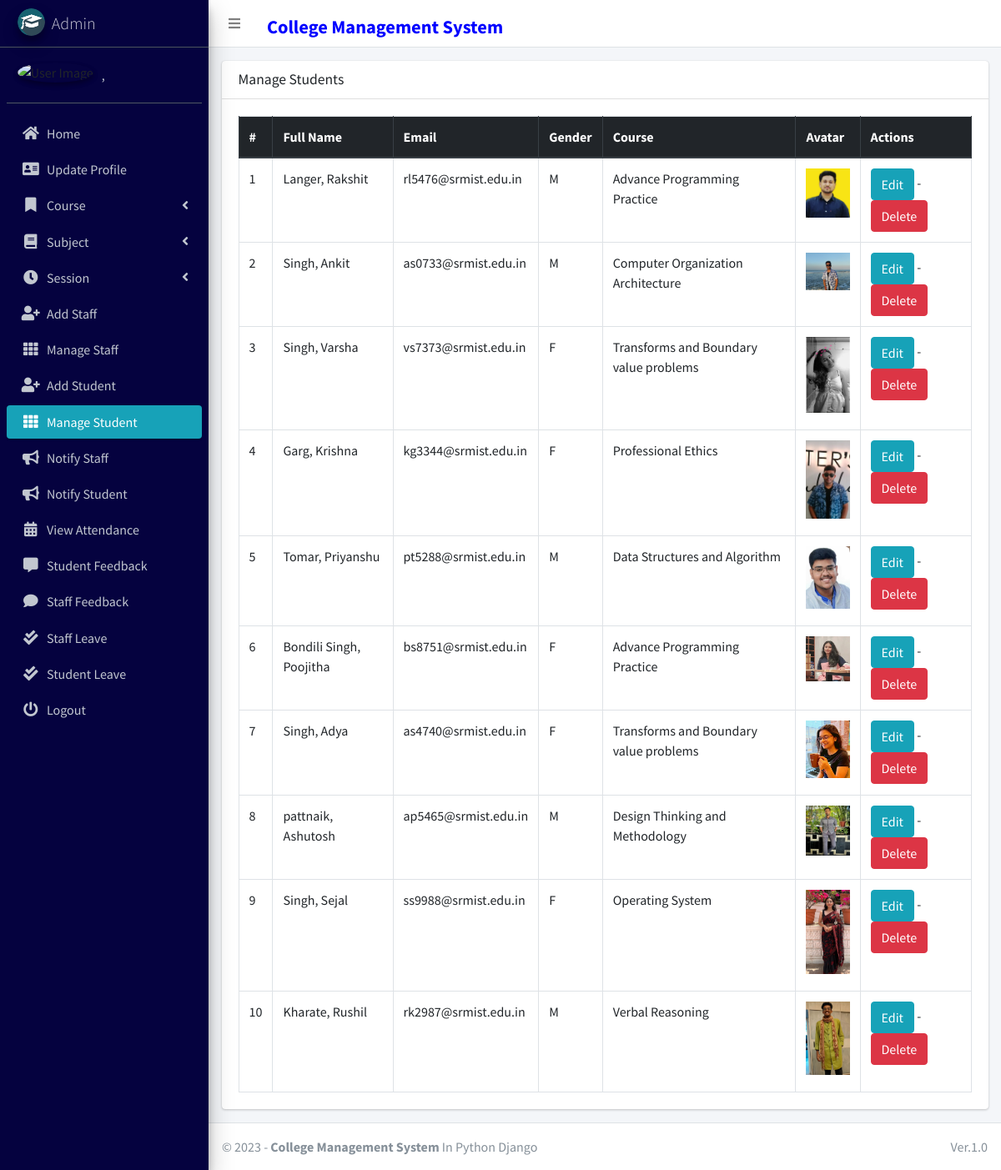
Page /student/manage/ (signed in) on the committed database.
### main_app/models.py (models this page shows, shortened)
class CustomUser(AbstractUser):
    USER_TYPE = ((1, "HOD"), (2, "Staff"), (3, "Student"))
    GENDER = [("M", "Male"), ("F", "Female")]
    username = None  # Removed username, using email instead
    email = models.EmailField(unique=True)
    user_type = models.CharField(default=1, choices=USER_TYPE, max_length=1)
    gender = models.CharField(max_length=1, choices=GENDER)
    profile_pic = models.ImageField()
    address = models.TextField()
    fcm_token = models.TextField(default="")  # For firebase notifications
    created_at = models.DateTimeField(auto_now_add=True)
    updated_at = models.DateTimeField(auto_now=True)
    USERNAME_FIELD = "email"
    REQUIRED_FIELDS = []
    objects = CustomUserManager()
    def __str__(self):
        return self.last_name + ", " + self.first_name

class Student(models.Model):
    admin = models.OneToOneField(CustomUser, on_delete=models.CASCADE)
    course = models.ForeignKey(Course, on_delete=models.DO_NOTHING, null=True, blank=False)
    session = models.ForeignKey(Session, on_delete=models.DO_NOTHING, null=True)

class Course(models.Model):
    name = models.CharField(max_length=120)
    created_at = models.DateTimeField(auto_now_add=True)
    updated_at = models.DateTimeField(auto_now=True)

### main_app/hod_views.py (the view)
# urls.py: path("student/manage/", hod_views.manage_student, name='manage_student'),
def manage_student(request):
    students = CustomUser.objects.filter(user_type=3)
    context = {
        'students': students,
        'page_title': 'Manage Students'
    }
    return render(request, "hod_template/manage_student.html", context)

### main_app/templates/hod_template/manage_student.html (shortened to what this page needs)
{% extends 'main_app/base.html' %}
{% load static %}
{% block content %}
<section class="content">
    <div class="container-fluid">
        <div class="row">
            <div class="col-md-12">
                <div class="card">
                    <div class="card-header">
                        <h3 class="card-title">{{page_title}}</h3>
                    </div>
                    <div class="card-body">
                        <table id="example2" class="table table-bordered table-hover">
                            <thead class="thead-dark">
                                <tr>
                                    <th>#</th>
                                    <th>Full Name</th>
                                    <th>Email</th>
                                    <th>Gender</th>
                                    <th>Course</th>
                                    <th>Avatar</th>
                                    <th>Actions</th>
                                </tr>
                            </thead>
                            <tbody>
                                {% for student in students %}
                                <tr>
                                    <td>{{ forloop.counter }}</td>
                                    <td>{{student.last_name}}, {{student.first_name}}</td>
                                    <td>{{student.email}}</td>
                                    <td>{{student.gender}}</td>
                                    <td>{{student.student.course.name}}</td>
                                    <td>
                                        {% if student.profile_pic == ""  %}
                                        No Image
                                        {% else %}
                                        <img class="img img-fluid mb-2" height="56" width="56"
                                            src="{{student.profile_pic}}" alt="">
                                        {% endif %}
                                    </td>
                                    <td><a href="{% url 'edit_student' student.student.id %}" class="btn btn-info">Edit</a> -
                                        <a href="{% url 'delete_student' student.student.id %}" class="btn btn-danger" onclick="return confirm('Are you sure about this ?')">Delete</a>
                                    </td>
                                </tr>
                                {% endfor %}
                            </tbody>
                        </table>
                    </div>
                </div>
            </div>
        </div>
    </div>
</section>
{% endblock content %}

### main_app/templates/main_app/sidebar_template.html (shortened to what this page needs)
{% load static %}
<aside class="main-sidebar sidebar-dark-info elevation-4">
    {% if request.user.user_type == '1' %}
    <a href="{% url 'admin_home' %}" class="brand-link">
        <img src="{% static 'dist/img/cmsl.png' %} " alt="AdminLTE Logo"
            class="brand-image img-circle elevation-3" >
        <span class="brand-text font-weight-light">Admin</span>
    </a>
    <div class="sidebar">
        <div class="user-panel mt-3 pb-3 mb-3 d-flex">
            <div class="image">
                <img src="{{ request.user.profile_pic}}" class="img-circle elevation-2" alt="User Image">
            </div>
            <div class="info">
                <a href="#" class="d-block">{{user}}</a>
            </div>
        </div>
        <nav class="mt-2">
            <ul class="nav nav-pills nav-sidebar flex-column" data-widget="treeview" role="menu" data-accordion="false">
                <li class="nav-item">
                    {% url 'admin_home' as admin_home %}
                    <a href="{{admin_home}}" class="nav-link {% if admin_home == request.path %} active {% endif %}">
                        <i class="nav-icon fas fa-home"></i>
                        <p>
                            Home
                        </p>
                    </a>
                </li>
                <li class="nav-item">
                    {% url 'admin_view_profile' as admin_view_profile %}
                    <a href="{{admin_view_profile}}"
                        class="nav-link {% if admin_view_profile == request.path %} active {% endif %}">
                        <i class="nav-icon fas fa-address-card"></i>
                        <p>
                            Update Profile
                        </p>
                    </a>
                </li>
                <li class="nav-item has-treeview">
                    <a href="#" class="nav-link">
                        <i class="nav-icon fas fa-bookmark"></i>
                        <p>
                            Course
                            <i class="fas fa-angle-left right"></i>
                        </p>
                    </a>
                </li>
                <li class="nav-item has-treeview">
                    <a href="#" class="nav-link">
                        <i class="nav-icon fas fa-book"></i>
                        <p>
                            Subject
                            <i class="fas fa-angle-left right"></i>
                        </p>
                    </a>
                </li>
                <li class="nav-item has-treeview">
                    <a href="#" class="nav-link">
                        <i class="nav-icon fas fa-clock"></i>
                        <p>
                            Session
                            <i class="fas fa-angle-left right"></i>
                        </p>
                    </a>
                </li>
                <li class="nav-item">
                    {% url 'add_staff' as add_staff %}
                    <a href="{{add_staff}}" class="nav-link {% if add_staff == request.path %} active {% endif %}">
                        <i class="nav-icon fas fa-user-plus"></i>
                        <p>
                            Add Staff
                        </p>
                    </a>
                </li>
                <li class="nav-item">
                    {% url 'manage_staff' as manage_staff %}
                    {% url 'edit_staff' staff_id as edit_staff %}
                    <a href="{{manage_staff}}"
                        class="nav-link {% if manage_staff == request.path or request.path == edit_staff %} active {% endif %}">
                        <i class="nav-icon fas fa-th"></i>
                        <p>
                            Manage Staff
                        </p>
                    </a>
                </li>
                <li class="nav-item">
                    {% url 'add_student' as add_student%}
                    <a href="{{add_student}}" class="nav-link  {% if add_student == request.path %} active {% endif %}">
                        <i class="nav-icon fas fa-user-plus"></i>
                        <p>
                            Add Student
                        </p>
                    </a>
                </li>
                <li class="nav-item">
                    {% url 'manage_student' as manage_student %}
                    {% url 'edit_student' student_id as edit_student %}
                    <a href="{{manage_student}}"
                        class="nav-link  {% if edit_student == request.path or manage_student == request.path %} active {% endif %}">
                        <i class="nav-icon fas fa-th"></i>
                        <p>
                            Manage Student
                        </p>
                    </a>
                </li>
                <li class="nav-item">
                    {% url 'admin_notify_staff' as admin_notify_staff %}
                    <a href="{{admin_notify_staff}}"
                        class="nav-link {% if admin_notify_staff == request.path %} active {% endif %}">
                        <i class="nav-icon fas fa-bullhorn"></i>
                        <p>
                            Notify Staff
                        </p>
                    </a>
                </li>
                <li class="nav-item">
                    {% url 'admin_notify_student' as admin_notify_student %}
                    <a href="{{admin_notify_student}}"
                        class="nav-link {% if admin_notify_student == request.path %} active {% endif %}">
                        <i class="nav-icon fas fa-bullhorn"></i>
                        <p>
                            Notify Student
                        </p>
                    </a>
                </li>
                <li class="nav-item">
                    {% url 'admin_view_attendance' as admin_view_attendance %}
                <li class="nav-item">
                    <a href="{{admin_view_attendance}}"
                        class="nav-link  {% if admin_view_attendance == request.path %} active {% endif %}">
                        <i class="nav-icon fas fa-calendar-alt"></i>
                        <p>
                            View Attendance
                        </p>
                    </a>
                </li>
                <li class="nav-item">
                    {% url 'student_feedback_message' as student_feedback_message %}
                    <a href="{{ student_feedback_message }}"
                        class="nav-link  {% if student_feedback_message == request.path %} active {% endif %}">
                        <i class="nav-icon fas fa-comment-alt"></i>
                        <p>
                            Student Feedback
                        </p>
                    </a>
                </li>
                <li class="nav-item">
                    {% url 'staff_feedback_message' as staff_feedback_message %}
                    <a href="{{staff_feedback_message}}"
                        class="nav-link   {% if staff_feedback_message == request.path %} active {% endif %}">
                        <i class="nav-icon fas fa-comment"></i>
                        <p>
                            Staff Feedback
                        </p>
                    </a>
                </li>
                <li class="nav-item">
                    {% url 'view_staff_leave' as view_staff_leave %}
                    <a href="{{view_staff_leave}}"
                        class="nav-link  {% if view_staff_leave == request.path %} active {% endif %}">
                        <i class="nav-icon fas fa-check-double"></i>
                        <p>
                            Staff Leave
                        </p>
                    </a>
                </li>
                <li class="nav-item">
                    {% url 'view_student_leave' as view_student_leave %}
                    <a href="{% url 'view_student_leave' %}"
                        class="nav-link  {% if view_student_leave == request.path %} active {% endif %}">
                        <i class="nav-icon fas fa-check-double"></i>
                        <p>
                            Student Leave
                        </p>
                    </a>
                </li>
                                        {% endif %}
                                        <li class="nav-item">
                                            <a href="{% url 'user_logout' %}"
                                                onclick="return confirm('Your session would be terminated.\n\nProceed?')"
                                                class="nav-link">
                                                <i class="nav-icon fas fa-power-off"></i>
                                                <p>
                                                    Logout
                                                </p>
                                            </a>
                                        </li>
                                    </ul>
                                </nav>
                            </div>
</aside>

### rows in the picture
CustomUser: last_name+first_name ","
CustomUser: last_name "Langer", first_name "Rakshit", email "rl5476@srmist.edu.in", gender "M", student.course.name "Advance Programming Practice", shows a picture
CustomUser: last_name "Singh", first_name "Ankit", email "as0733@srmist.edu.in", gender "M", student.course.name "Computer Organization Architecture", shows a picture
CustomUser: last_name "Singh", first_name "Varsha", email "vs7373@srmist.edu.in", gender "F", student.course.name "Transforms and Boundary value problems", shows a picture
CustomUser: last_name "Garg", first_name "Krishna", email "kg3344@srmist.edu.in", gender "F", student.course.name "Professional Ethics", shows a picture
CustomUser: last_name "Tomar", first_name "Priyanshu", email "pt5288@srmist.edu.in", gender "M", student.course.name "Data Structures and Algorithm", shows a picture
CustomUser: last_name "Bondili Singh", first_name "Poojitha", email "bs8751@srmist.edu.in", gender "F", student.course.name "Advance Programming Practice", shows a picture
CustomUser: last_name "Singh", first_name "Adya", email "as4740@srmist.edu.in", gender "F", student.course.name "Transforms and Boundary value problems", shows a picture
CustomUser: last_name "pattnaik", first_name "Ashutosh", email "ap5465@srmist.edu.in", gender "M", student.course.name "Design Thinking and Methodology", shows a picture
CustomUser: last_name "Singh", first_name "Sejal", email "ss9988@srmist.edu.in", gender "F", student.course.name "Operating System", shows a picture
CustomUser: last_name "Kharate", first_name "Rushil", email "rk2987@srmist.edu.in", gender "M", student.course.name "Verbal Reasoning", shows a picture

### other values in the picture
{{ page_title }} "Manage Students"
